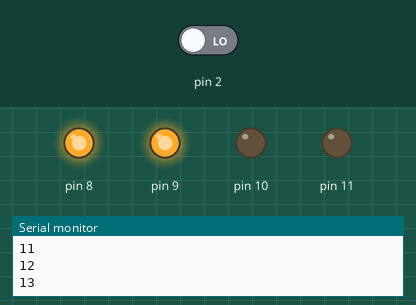
Recording of a sketch running on a simulated Arduino Uno, built with avr-gcc and run on an emulated ATmega328P. Shown: output pins drawn as LEDs (lit = HIGH), the last lines printed to the serial monitor. The test bench sets the inputs (shaded band); at power-on: pin 2 LOW.

Above: at 13.4 s.
13.5 s: pin 2 driven HIGH
At 16.0 s:
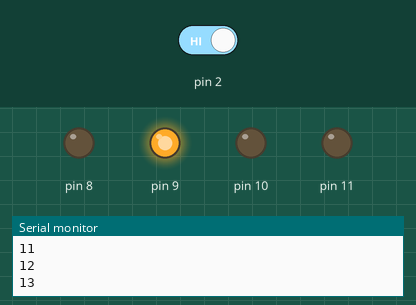
34.5 s: pin 2 driven LOW
At 37.2 s:
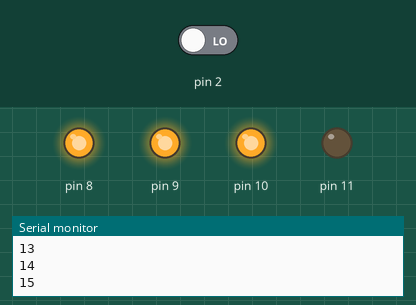
At 40.7 s:
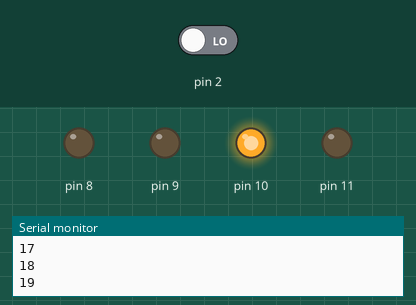
Timing chart, 0 to 49.5 s (numbered marks = the images above; inputs shaded):
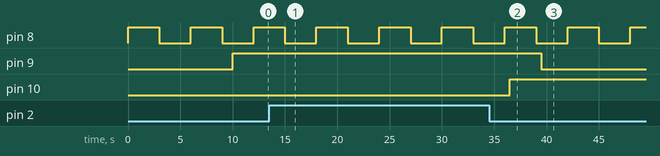

Measured:
- after the input at 13.5 s, pin 9: stays HIGH (without the input it goes to LOW after 4.5 s); pin 10: stays LOW (without the input it goes to HIGH after 1.5 s)
- after the input at 34.5 s, pin 9: HIGH → LOW after 5.0 s; pin 10: LOW → HIGH after 2.0 s
- by itself, pin 8: alternates HIGH for 3.0 s and LOW for 3.0 s

The sketch:

Clase8-Timer1.ino
```cpp
//Timer 1
/*
TIMER 1
*#include <TimerOne.h>

configuracion


timer1.attachInterrupt();

timer1.stop();
timer1.start();
timer1.restart();

*/
#include <TimerOne.h>

int cont=0;
int on=0;
void setup() {
Serial.begin(9600);
Timer1.initialize(1000000);
Timer1.attachInterrupt(contador);
attachInterrupt(0,inicio,HIGH);
pinMode(8,OUTPUT);
pinMode(9,OUTPUT);
pinMode(10,OUTPUT);
pinMode(11,OUTPUT);
}

void loop() {
digitalWrite(8,HIGH);
delay(3000);
digitalWrite(8,LOW);
delay(3000);
}

void contador(){


  cont++;
  Serial.println(cont);
  if(cont==10){

    digitalWrite(9,HIGH);

    }
  if(cont==15){

    digitalWrite(10,HIGH);
    }
    if(cont==18){

    digitalWrite(9,LOW);
    digitalWrite(11,LOW);
    }
      if(cont==24){

    digitalWrite(11,LOW);
    }
    if(cont==30){

    digitalWrite(10,LOW);
    cont=0;
    }
  }

void inicio(){
  on=1-on;
  if(on==1){

    Timer1.stop();

    }else{

          Timer1.start();
      }


  }
```
